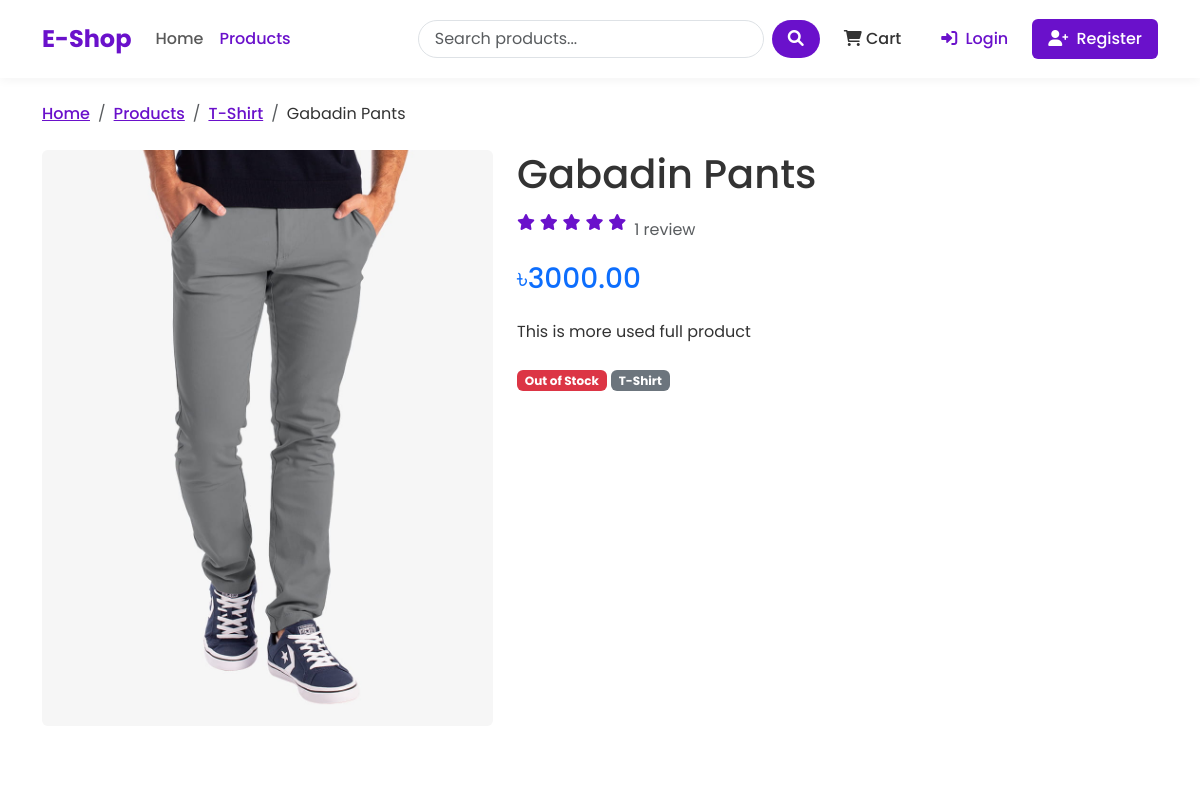
/products/update/gabadin-pants/ (upper part), run on an earlier commit of the app's database.
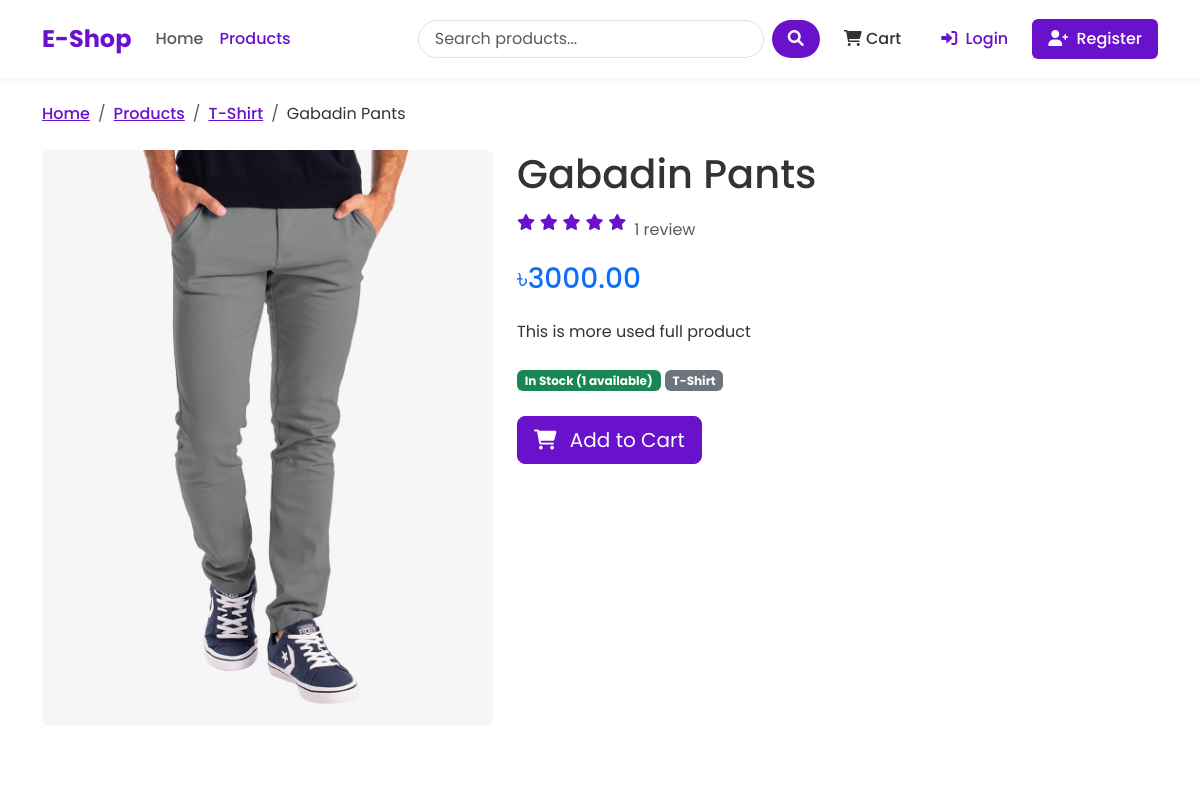
And on a later commit of the database.
### shop/models.py (models this page shows, shortened)
class Product(models.Model):
    name = models.CharField(max_length=200)
    slug = models.SlugField(max_length=200,unique=True)
    category = models.ForeignKey(Category,on_delete=models.CASCADE,related_name='products')
    description = models.TextField()
    price = models.DecimalField(max_digits=10,decimal_places=2) #122.23
    stock = models.PositiveBigIntegerField(default=1)
    available = models.BooleanField(default=True)
    created = models.DateTimeField(auto_now_add=True)
    updated = models.DateTimeField(auto_now=True)
    image = models.ImageField(upload_to = 'products/%Y/%m/%d')
    def average_rating(self):
        ratings = self.ratings.all()
        if ratings.count()>0:
            return sum([rating.rating for rating in ratings])/ratings.count()

class Category(models.Model):
    name = models.CharField(max_length=100)
    slug = models.SlugField(max_length=100,unique=True,null=True,blank=True)
    description = models.TextField(blank=True)
    class Meta:
        verbose_name_plural = 'Categories'

### shop/views.py (the view)
# urls.py: path('products/update/<slug:slug>/',views.product_detail,name='product_detail'),
def product_detail(request,slug):
    product = get_object_or_404(models.Product,slug=slug,available=True)
    related_products = models.Product.objects.filter(category=product.category).exclude(id=product.id)
    user_rating = None
    if request.user.is_authenticated:
        try:
            user_rating = models.Rating.objects.get(product=product,user=request.user)
        except models.Rating.DoesNotExist:
            pass
    rating_form = RatingForms(instance=user_rating)
    context = {
        'product':product,
        'related_products':related_products,
        'user_rating':user_rating,
        'rating_form':rating_form,
    }
    return render(request,'shop/product_detail.html',context)

### shop/forms.py
class RatingForms(forms.ModelForm):
    class Meta:
        model = Rating
        fields = ['rating','comment']
        widgets = {
            'rating':forms.Select(choices=[(i,i) for i in range(1,6)]),
            'comment':forms.Textarea(attrs={'rows':4})
        }

### shop/context_processors.py (called while the page is built)
def cart_items_count(request):
    if request.user.is_authenticated:
        try:
            cart = Cart.objects.get(user=request.user)
            return {'cart_items_count': cart.get_total_items()}
        except Cart.DoesNotExist:
            return {'cart_items_count':0}
    return {'cart_items_count':0}

### templates/shop/product_detail.html (shortened to what this page needs)
{% extends 'base.html' %}
{% block content %}
<nav aria-label="breadcrumb">
    <ol class="breadcrumb">
        <li class="breadcrumb-item"><a href="{% url 'shop:home' %}">Home</a></li>
        <li class="breadcrumb-item"><a href="{% url 'shop:product_list' %}">Products</a></li>
        <li class="breadcrumb-item"><a href="{% url 'shop:product_list_by_category' product.category.slug %}">{{ product.category.name }}</a></li>
        <li class="breadcrumb-item active" aria-current="page">{{ product.name }}</li>
    </ol>
</nav>
<div class="row">
    <div class="col-md-5 mb-4">
        {% if product.image %}
        <img src="{{ product.image.url }}" class="img-fluid rounded" alt="{{ product.name }}">
        {% else %}
        <div class="bg-light text-center p-5 rounded">
            <i class="fas fa-image fa-5x text-muted"></i>
        </div>
        {% endif %}
    </div>
    <div class="col-md-7">
        <h1 class="mb-3">{{ product.name }}</h1>
        <div class="d-flex align-items-center mb-3">
            <div class="rating me-2">
                {% for i in "12345" %}
                {% if forloop.counter <= product.average_rating %}
                <i class="fas fa-star"></i>
                {% else %}
                <i class="far fa-star"></i>
                {% endif %}
                {% endfor %}
            </div>
            <span class="text-muted">{{ product.ratings.count }} review{{ product.ratings.count|pluralize }}</span>
        </div>
        <h2 class="h3 text-primary mb-4">৳{{ product.price }}</h2>
        <p class="mb-4">{{ product.description }}</p>
        <div class="mb-4">
            <span class="badge bg-{% if product.stock > 0 %}success{% else %}danger{% endif %}">
                {% if product.stock > 0 %}In Stock ({{ product.stock }} available){% else %}Out of Stock{% endif %}
            </span>
            <span class="badge bg-secondary">{{ product.category.name }}</span>
        </div>
        {% if product.stock > 0 %}
        <form action="{% url 'shop:cart_add' product.id %}" method="post" class="mb-4">
            <button type="submit" class="btn btn-primary btn-lg">
                <i class="fas fa-shopping-cart me-2"></i> Add to Cart
            </button>
        </form>
        {% endif %}
    </div>
</div>
{% endblock %}

What changed in the data, as far as the page shows it:
changed Product "Gabadin Pants": stock (not shown) → "1"
Also different on the page:
text no longer shown: "Out of Stock"
text now shown: "In Stock ( available) Add to Cart"
